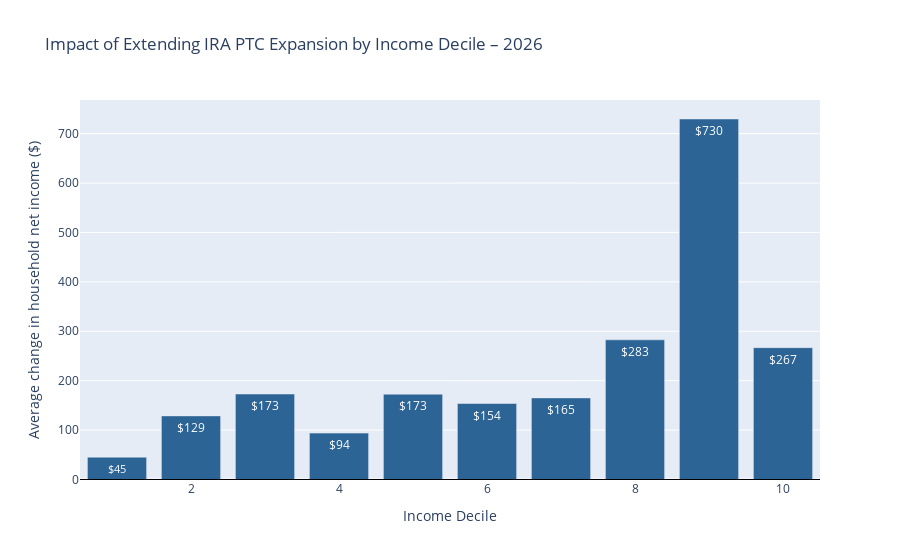
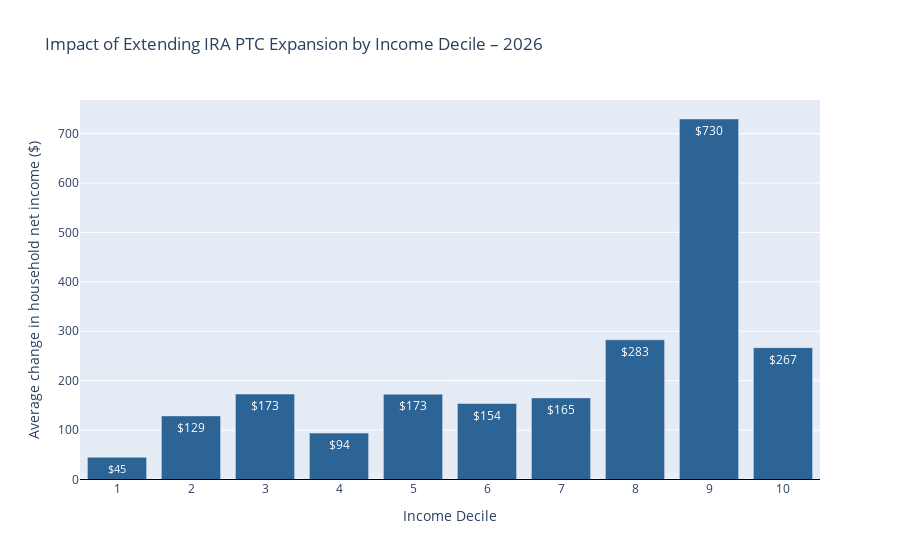

Source (notebook cell) for these figures, in order:
### Code cell
import numpy as np
import pandas as pd
import plotly.graph_objects as go

# ------------------------------------------------------------------
# Brand hex codes (one-to-one with style.colors)
# ------------------------------------------------------------------
COLOR_BLUE               = "#2C6496"   # style.colors.BLUE  / BLUE_PRIMARY
COLOR_BLUE_LIGHT         = "#D8E6F3"   # style.colors.BLUE_LIGHT / BLUE_95
COLOR_LIGHT_GRAY         = "#F2F2F2"   # style.colors.LIGHT_GRAY
COLOR_MEDIUM_LIGHT_GRAY  = "#BDBDBD"   # style.colors.MEDIUM_LIGHT_GRAY
COLOR_DARK_GRAY          = "#616161"   # style.colors.DARK_GRAY

# ––– choose colours for positive vs. negative average bars –––
POS_COLOR = COLOR_BLUE
NEG_COLOR = COLOR_DARK_GRAY

# ------------------------------------------------------------------
# 1.  Pull baseline / reform net income + weights
# ------------------------------------------------------------------
net_base   = baseline.calculate(
    "household_net_income_including_health_benefits", map_to="household", period=2026
)
net_reform = reformed.calculate(
    "household_net_income_including_health_benefits", map_to="household", period=2026
)
weights    = baseline.calculate(
    "household_weight", map_to="household", period=2026
)

df = pd.DataFrame({
    "net_base": net_base,
    "delta":    net_reform - net_base,
    "weight":   weights,
})

# ------------------------------------------------------------------
# 2.  Weighted decile edges (baseline ranking)
# ------------------------------------------------------------------
def wquantile(values, qs, w):
    srt = np.argsort(values)
    values, w = values[srt], w[srt]
    cum_w = np.cumsum(w) / np.sum(w)
    return np.interp(qs, cum_w, values)

edges = wquantile(df["net_base"].values,
                  np.linspace(0, 1, 11), df["weight"].values)

df["decile"] = pd.cut(df["net_base"],
                      bins=edges,
                      labels=np.arange(1, 11),
                      include_lowest=True)

# ------------------------------------------------------------------
# 3.  Weighted average Δnet-income by decile
# ------------------------------------------------------------------
decile_avg = (
    df.groupby("decile")
      .apply(lambda g: np.average(g["delta"], weights=g["weight"]))
      .reset_index(name="avg_change")
)

# ------------------------------------------------------------------
# 4.  Use brand colours: blue if gain, dark-gray if loss
# ------------------------------------------------------------------
bar_colors = [
    POS_COLOR if v >= 0 else NEG_COLOR
    for v in decile_avg["avg_change"]
]

# ------------------------------------------------------------------
# 5.  Plot
# ------------------------------------------------------------------
fig = go.Figure(
    data=[
        go.Bar(
            x=decile_avg["decile"].astype(int),
            y=decile_avg["avg_change"],
            marker_color=bar_colors,
            text=decile_avg["avg_change"].apply(lambda v: f"${v:,.0f}"),
            textposition="inside",
        )
    ],
    layout=dict(
        title="Impact of Extending IRA PTC Expansion by Income Decile – 2026",
        xaxis_title="Income Decile",
        yaxis_title="Average change in household net income ($)",
        showlegend=False,
    )
)
fig.add_hline(y=0, line_width=1, line_color="black")
fig.show()
fig.update_xaxes(dtick=1)        # show 1-10 instead of only the evens

### Figure 1 — Plotly figure (JSON) as saved in the notebook; plotly's stock layout.template omitted (floating-point values rounded to 4 significant figures)
{"data": [{"marker": {"color": ["#2C6496", "#2C6496", "#2C6496", "#2C6496", "#2C6496", "#2C6496", "#2C6496", "#2C6496", "#2C6496", "#2C6496"]}, "text": ["$45", "$129", "$173", "$94", "$173", "$154", "$165", "$283", "$730", "$267"], "textposition": "inside", "type": "bar", "x": [1, 2, 3, 4, 5, 6, 7, 8, 9, 10], "y": [45.11, 128.8, 173.0, 93.9, 172.7, 153.8, 165.2, 282.7, 729.6, 266.8]}], "layout": {"shapes": [{"line": {"color": "black", "width": 1}, "type": "line", "x0": 0, "x1": 1, "xref": "x domain", "y0": 0, "y1": 0, "yref": "y"}], "showlegend": false, "title": {"text": "Impact of Extending IRA PTC Expansion by Income Decile – 2026"}, "xaxis": {"title": {"text": "Income Decile"}}, "yaxis": {"title": {"text": "Average change in household net income ($)"}}}}

### Figure 2 — Plotly figure (JSON) as saved in the notebook; plotly's stock layout.template omitted (floating-point values rounded to 4 significant figures)
{"data": [{"marker": {"color": ["#2C6496", "#2C6496", "#2C6496", "#2C6496", "#2C6496", "#2C6496", "#2C6496", "#2C6496", "#2C6496", "#2C6496"]}, "text": ["$45", "$129", "$173", "$94", "$173", "$154", "$165", "$283", "$730", "$267"], "textposition": "inside", "type": "bar", "x": [1, 2, 3, 4, 5, 6, 7, 8, 9, 10], "y": [45.11, 128.8, 173.0, 93.9, 172.7, 153.8, 165.2, 282.7, 729.6, 266.8]}], "layout": {"shapes": [{"line": {"color": "black", "width": 1}, "type": "line", "x0": 0, "x1": 1, "xref": "x domain", "y0": 0, "y1": 0, "yref": "y"}], "showlegend": false, "title": {"text": "Impact of Extending IRA PTC Expansion by Income Decile – 2026"}, "xaxis": {"dtick": 1, "title": {"text": "Income Decile"}}, "yaxis": {"title": {"text": "Average change in household net income ($)"}}}}
